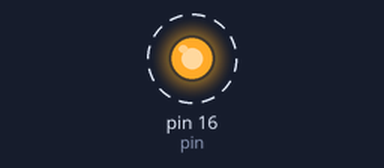
Bench run of a sketch on a simulated Arduino Uno, built with avr-gcc and run on an emulated ATmega328P. Shown: output pins drawn as LEDs (lit = HIGH). Dashed ring = blinking. What the sketch prints to the serial monitor is not drawn.

Above: at 0.5 s.
Timing chart, 0 to 4.6 s (numbered marks = the images above):
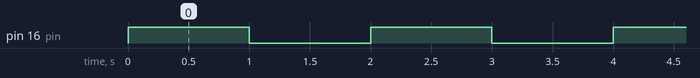

The sketch:

RelayToggle_Test.ino
```cpp
int pin = 16;

void setup() {
  // put your setup code here, to run once:
  Serial.begin(115200);
  pinMode(pin, OUTPUT);
}

void loop() {
  // put your main code here, to run repeatedly:
  Serial.println(digitalRead(pin));
  digitalWrite(pin, !digitalRead(pin));
  delay(1000);
}
```

Measured:
- by itself, pin 16 (pin): alternates HIGH for 1.0 s and LOW for 1.0 s
